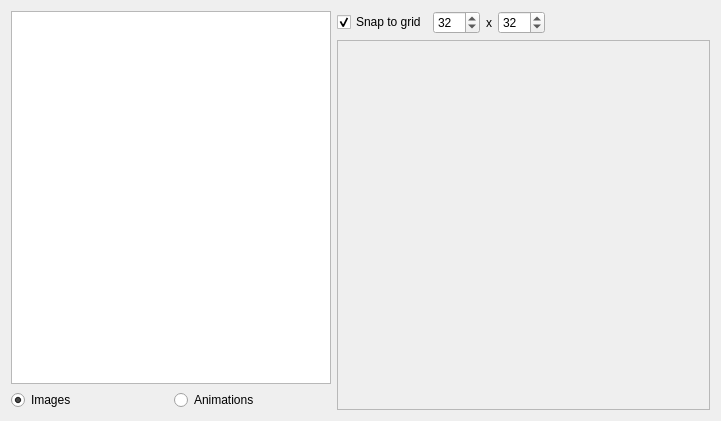
<?xml version="1.0" encoding="UTF-8"?>
<ui version="4.0">
 <class>ImagePaletDialog</class>
 <widget class="QDialog" name="ImagePaletDialog">
  <property name="windowModality">
   <enum>Qt::NonModal</enum>
  </property>
  <property name="geometry">
   <rect>
    <x>0</x>
    <y>0</y>
    <width>721</width>
    <height>421</height>
   </rect>
  </property>
  <property name="minimumSize">
   <size>
    <width>480</width>
    <height>320</height>
   </size>
  </property>
  <property name="windowTitle">
   <string>Palet</string>
  </property>
  <property name="locale">
   <locale language="English" country="UnitedStates"/>
  </property>
  <layout class="QHBoxLayout" name="horizontalLayout_5">
   <item>
    <layout class="QVBoxLayout" name="verticalLayout_2">
     <item>
      <widget class="QTreeView" name="fileSelectionTreeView">
       <property name="sizePolicy">
        <sizepolicy hsizetype="Fixed" vsizetype="Expanding">
         <horstretch>0</horstretch>
         <verstretch>0</verstretch>
        </sizepolicy>
       </property>
       <property name="minimumSize">
        <size>
         <width>320</width>
         <height>0</height>
        </size>
       </property>
      </widget>
     </item>
     <item>
      <layout class="QHBoxLayout" name="horizontalLayout">
       <property name="sizeConstraint">
        <enum>QLayout::SetMinimumSize</enum>
       </property>
       <item>
        <widget class="QRadioButton" name="imageRadioButton">
         <property name="text">
          <string>Images</string>
         </property>
         <property name="checked">
          <bool>true</bool>
         </property>
        </widget>
       </item>
       <item>
        <widget class="QRadioButton" name="animationRadioButton">
         <property name="text">
          <string>Animations</string>
         </property>
        </widget>
       </item>
      </layout>
     </item>
    </layout>
   </item>
   <item>
    <layout class="QVBoxLayout" name="verticalLayout">
     <property name="sizeConstraint">
      <enum>QLayout::SetDefaultConstraint</enum>
     </property>
     <item>
      <layout class="QVBoxLayout" name="graphicView">
       <property name="sizeConstraint">
        <enum>QLayout::SetMaximumSize</enum>
       </property>
       <item>
        <layout class="QHBoxLayout" name="horizontalLayout_4">
         <property name="sizeConstraint">
          <enum>QLayout::SetMinimumSize</enum>
         </property>
         <item>
          <widget class="QCheckBox" name="snapGridCheckBox">
           <property name="sizePolicy">
            <sizepolicy hsizetype="Fixed" vsizetype="Fixed">
             <horstretch>0</horstretch>
             <verstretch>0</verstretch>
            </sizepolicy>
           </property>
           <property name="text">
            <string>Snap to grid</string>
           </property>
           <property name="checkable">
            <bool>true</bool>
           </property>
           <property name="checked">
            <bool>true</bool>
           </property>
          </widget>
         </item>
         <item>
          <widget class="QSpinBox" name="spinBoxGridX">
           <property name="minimumSize">
            <size>
             <width>0</width>
             <height>0</height>
            </size>
           </property>
           <property name="maximumSize">
            <size>
             <width>50</width>
             <height>16777215</height>
            </size>
           </property>
           <property name="minimum">
            <number>1</number>
           </property>
           <property name="maximum">
            <number>640</number>
           </property>
           <property name="singleStep">
            <number>1</number>
           </property>
           <property name="value">
            <number>32</number>
           </property>
          </widget>
         </item>
         <item>
          <widget class="QLabel" name="label">
           <property name="sizePolicy">
            <sizepolicy hsizetype="Fixed" vsizetype="Preferred">
             <horstretch>0</horstretch>
             <verstretch>0</verstretch>
            </sizepolicy>
           </property>
           <property name="text">
            <string>x</string>
           </property>
          </widget>
         </item>
         <item>
          <widget class="QSpinBox" name="spinBoxGridY">
           <property name="minimumSize">
            <size>
             <width>0</width>
             <height>0</height>
            </size>
           </property>
           <property name="maximumSize">
            <size>
             <width>50</width>
             <height>16777215</height>
            </size>
           </property>
           <property name="minimum">
            <number>1</number>
           </property>
           <property name="maximum">
            <number>640</number>
           </property>
           <property name="singleStep">
            <number>1</number>
           </property>
           <property name="value">
            <number>32</number>
           </property>
          </widget>
         </item>
         <item>
          <spacer name="horizontalSpacer_2">
           <property name="orientation">
            <enum>Qt::Horizontal</enum>
           </property>
           <property name="sizeHint" stdset="0">
            <size>
             <width>40</width>
             <height>20</height>
            </size>
           </property>
          </spacer>
         </item>
         <item>
          <spacer name="horizontalSpacer">
           <property name="orientation">
            <enum>Qt::Horizontal</enum>
           </property>
           <property name="sizeType">
            <enum>QSizePolicy::Preferred</enum>
           </property>
           <property name="sizeHint" stdset="0">
            <size>
             <width>40</width>
             <height>20</height>
            </size>
           </property>
          </spacer>
         </item>
        </layout>
       </item>
       <item>
        <layout class="QHBoxLayout" name="PaletBar"/>
       </item>
       <item>
        <widget class="QScrollArea" name="scrollArea">
         <property name="verticalScrollBarPolicy">
          <enum>Qt::ScrollBarAsNeeded</enum>
         </property>
         <property name="widgetResizable">
          <bool>true</bool>
         </property>
         <widget class="QWidget" name="scrollAreaWidgetContents_2">
          <property name="geometry">
           <rect>
            <x>0</x>
            <y>0</y>
            <width>359</width>
            <height>337</height>
           </rect>
          </property>
         </widget>
        </widget>
       </item>
      </layout>
     </item>
    </layout>
   </item>
  </layout>
 </widget>
 <resources/>
 <connections/>
</ui>
